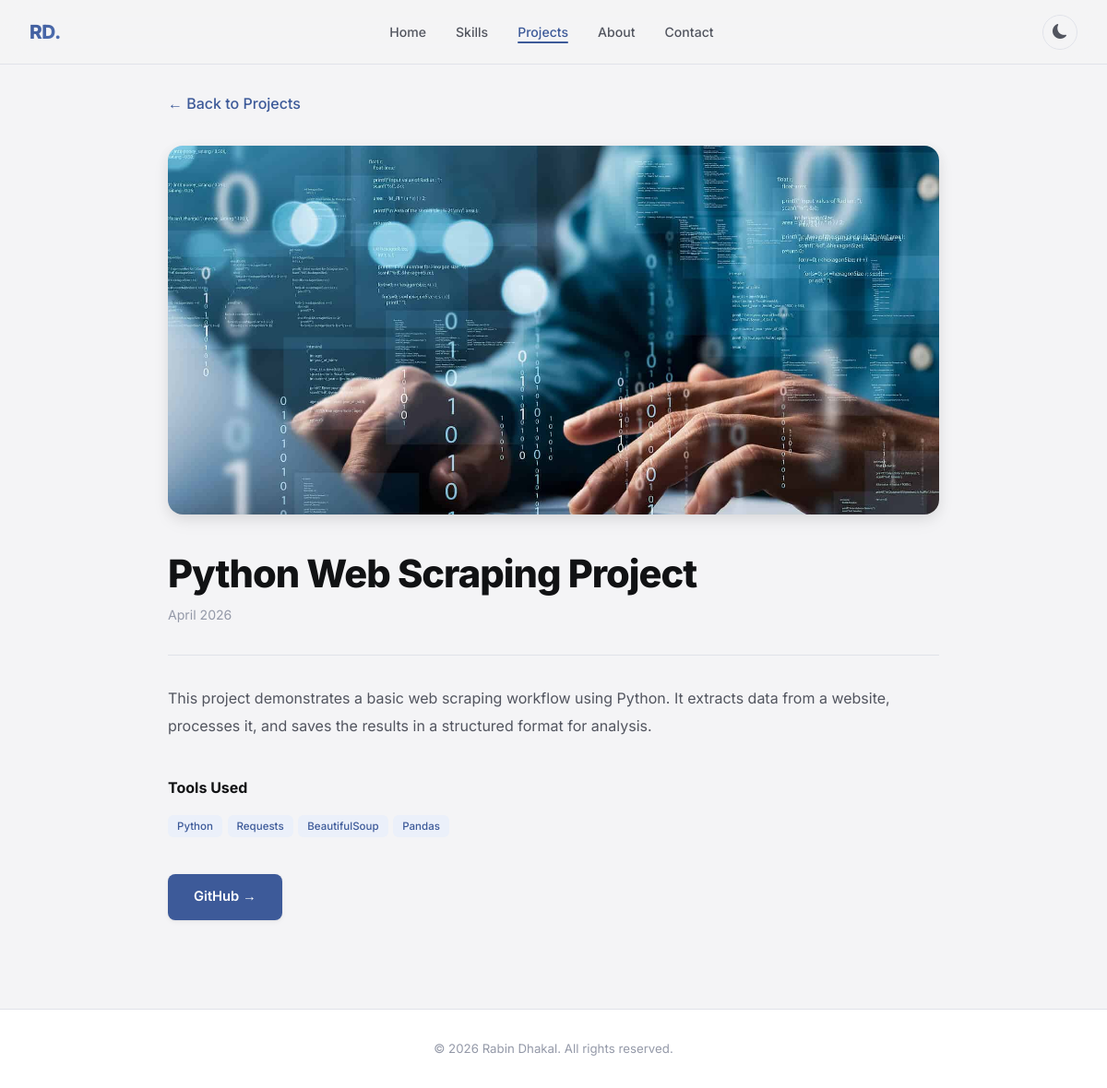
Screenshot of /projects/7/ with the database file from the repository.
### core/models.py (models this page shows, shortened)
class Project(models.Model):
    title = models.CharField(max_length=200)
    short_description = models.CharField(max_length=200)
    long_description = models.TextField()
    tools_used = models.CharField(max_length=500)
    github_url = models.URLField(blank=True)
    live_url = models.URLField(blank=True)
    image = models.ImageField(upload_to='projects/', blank=True)
    date = models.DateField()
    featured = models.BooleanField(default=False)

class Profile(models.Model):
    name = models.CharField(max_length=100)
    title = models.CharField(max_length=200)
    bio = models.TextField()
    profile_photo = models.ImageField(upload_to='profile/', blank=True)
    cv_file = models.FileField(upload_to='cv/', blank=True)
    email = models.EmailField()
    github_url = models.URLField()
    linkedin_url = models.URLField()
    instagram_url = models.URLField(blank=True)

### core/views.py (the view)
# urls.py: path('projects/<int:pk>/', views.project_detail, name='project_detail'),
def project_detail(request, pk):
    profile = Profile.objects.first()
    project = get_object_or_404(Project, pk=pk)
    tools_list = [t.strip() for t in project.tools_used.split(',')]
    return render(request, 'core/project_detail.html', {
        'profile': profile,
        'project': project,
        'tools_list': tools_list,
    })

### core/templates/core/project_detail.html (shortened to what this page needs)
{% extends 'core/base.html' %}
{% block content %}
<div class="project-detail-wrapper">
  <a href="{% url 'projects' %}" class="back-link">&#8592; Back to Projects</a>
  {% if project.image %}
    <img src="{{ project.image.url }}" alt="{{ project.title }}" class="detail-image">
  {% else %}
    <div class="detail-placeholder">&#128202;</div>
  {% endif %}
  <h1 class="detail-title">{{ project.title }}</h1>
  <p class="detail-date">{{ project.date|date:"F Y" }}</p>
  <hr class="detail-divider">
  <div class="detail-description">{{ project.long_description|linebreaks }}</div>
  <h4 class="detail-tools-heading">Tools Used</h4>
  <div class="tool-chips">
    {% for tool in tools_list %}
    <span class="chip">{{ tool }}</span>
    {% endfor %}
  </div>
  <div class="detail-links">
    {% if project.github_url %}
      <a href="{{ project.github_url }}" class="btn-primary" target="_blank" rel="noopener">GitHub &#8594;</a>
    {% endif %}
  </div>
</div>
{% endblock %}
{% block footer_name %}{{ profile.name }}{% endblock %}

### static/css/style.css (style rules this page uses)
:root { --bg-primary: #F4F4F6; --bg-secondary: #FFFFFF; --bg-card: #FFFFFF; --bg-card-hover: #EFEFF2; --text-primary: #111214; --text-secondary: #52555F; --text-muted: #9499A8; --accent: #3D5A99; --accent-hover: #2E4480; --accent-light: #EBF0FA; --accent-gradient: linear-gradient(135deg, #3D5A99, #5272B4); --border: #E0E2E9; --border-hover: #C4C8D8; --shadow-sm: 0 1px 3px rgba(0,0,0,0.05), 0 2px 6px rgba(0,0,0,0.04); --shadow-md: 0 4px 14px rgba(0,0,0,0.07), 0 8px 20px rgba(0,0,0,0.05); --shadow-lg: 0 10px 36px rgba(0,0,0,0.09), 0 20px 50px rgba(0,0,0,0.06); --nav-bg: rgba(244,244,246,0.90); --success: #2F9E44; }
*, *::before, *::after { margin: 0; padding: 0; box-sizing: border-box; }
html { scroll-behavior: smooth; }
body { background: var(--bg-primary); color: var(--text-primary); font-family: 'Inter', sans-serif; transition: background 0.3s, color 0.3s; line-height: 1.6; }
img { max-width: 100%; display: block; }
a { text-decoration: none; color: inherit; }
.btn-primary { background: var(--accent); color: white; border: none; border-radius: 8px; padding: 13px 28px; font-size: 0.92rem; font-weight: 600; cursor: pointer; display: inline-flex; align-items: center; gap: 8px; box-shadow: var(--shadow-sm); transition: all 0.2s; font-family: 'Inter', sans-serif; }
.tool-chips { display: flex; flex-wrap: wrap; gap: 0.35rem; margin-bottom: 1.1rem; }
.chip { font-size: 0.72rem; font-weight: 500; background: var(--accent-light); color: var(--accent); padding: 3px 10px; border-radius: 6px; }
.project-detail-wrapper { max-width: 900px; margin: 0 auto; padding: 100px 2rem 6rem; }
.back-link { display: inline-flex; align-items: center; gap: 6px; color: var(--accent); font-weight: 500; margin-bottom: 2rem; transition: gap 0.2s; }
.detail-image { width: 100%; height: 400px; object-fit: cover; border-radius: 16px; box-shadow: var(--shadow-md); margin-bottom: 2.5rem; }
.detail-title { font-size: 2.6rem; font-weight: 800; letter-spacing: -1px; line-height: 1.2; margin-bottom: 0.5rem; }
.detail-date { font-size: 0.88rem; color: var(--text-muted); margin-bottom: 2rem; }
.detail-divider { height: 1px; background: var(--border); border: none; margin-bottom: 2rem; }
.detail-description { font-size: 1rem; line-height: 1.85; color: var(--text-secondary); }
.detail-tools-heading { font-size: 1rem; font-weight: 700; margin: 2.5rem 0 1rem; color: var(--text-primary); }
.detail-links { display: flex; gap: 1rem; flex-wrap: wrap; margin-top: 2.5rem; }

### rows the page displays
Project: image (picture), title "Python Web Scraping Project", date "April 2026", long_description "This project demonstrates a basic web scraping workflow using Python. It extracts data from a website, processes it, and saves the results in a structured format for analysis."
Profile: name "Rabin Dhakal"

### other values shown
{{ tool }} "Python" "Requests" "BeautifulSoup" "Pandas"
